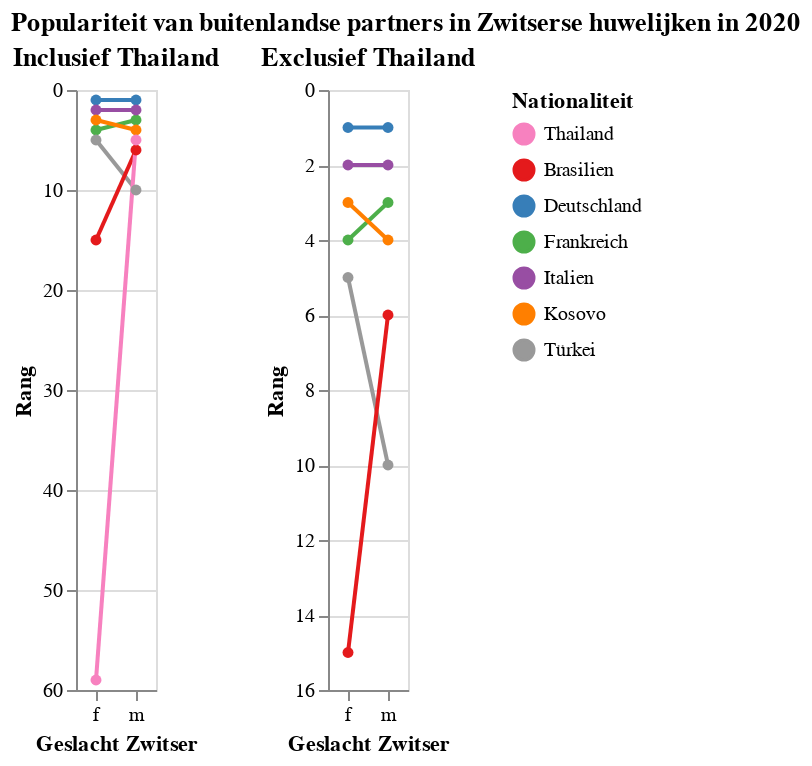

Notebook code cell kept with this figure:
### Code cell
# List of countries including Thailand
countries_with_thailand = ['Thailand'] + [c for c in countries if c != 'Thailand' and c != "Serbien und Montenegro"]
colors_with_thailand = [country_colors[country] for country in countries_with_thailand if country != "Serbien und Montenegro"]
df_filtered.loc["Sex_ch"] = df_filtered["Sex_ch"].apply(lambda x: 'v' if x == 'f' else x)

# Left chart: Including Thailand
chart_with_thailand = alt.Chart(df_filtered).mark_line(point=True).encode(
    x=alt.X("Sex_ch:O", title="Geslacht Zwitser", axis=alt.Axis(labelAngle=0)),
    y=alt.Y("rank:Q", title="Rang").scale(reverse=True),
    color=alt.Color('Nationality:N', legend=alt.Legend(title="Nationaliteit")).scale(domain=countries_with_thailand, range=colors_with_thailand)
).transform_window(
    rank="rank()",
    sort=[alt.SortField("Marriages", order="descending")],
    groupby=["Year", "Sex_ch"]
).transform_filter(
    {'field': 'Nationality', 'oneOf': countries_with_thailand}
).transform_filter(
    (alt.datum.Year == 2020) & (alt.datum.Nationality != "Serbien und Montenegro")
).properties(
    title="Inclusief Thailand",
)

# Right chart: Excluding Thailand
countries_without_thailand = [c for c in countries if c != 'Thailand' and c != "Serbien und Montenegro"]
colors_without_thailand = [country_colors[country] for country in countries_without_thailand]
chart_without_thailand = alt.Chart(df_filtered).mark_line(point=True).encode(
    x=alt.X("Sex_ch:N", title="Geslacht Zwitser", axis=alt.Axis(labelAngle=0)),
    y=alt.Y("rank:Q", title="Rang").scale(reverse=True),
    color=alt.Color(
        'Nationality:N', 
        legend=alt.Legend(title="Nationaliteit"))\
            .scale(domain=countries_without_thailand, range=colors_without_thailand
    )
).transform_window(
    rank="rank()",
    sort=[alt.SortField("Marriages", order="descending")],
    groupby=["Year", "Sex_ch"]
).transform_filter(
    {'field': 'Nationality', 'oneOf': countries_without_thailand}
).transform_filter(
    (alt.datum.Year == 2020) & (alt.datum.Nationality != "Serbien und Montenegro")
).properties(
    title="Exclusief Thailand",
)

# Combine the two charts side by side
(chart_with_thailand | chart_without_thailand).properties(
    title='Populariteit van buitenlandse partners in Zwitserse huwelijken in 2020'
)

### Figure 1 — Vega specification as saved in the notebook (floating-point values rounded to 4 significant figures)
{"$schema": "https://vega.github.io/schema/vega/v5.json", "data": [{"name": "source_0"}, {"name": "data_0", "values": [{"Nationality": "Deutschland", "Marriages": 1239.0, "Year": 2020.0, "Sex_ch": "m", "rank": 1}, {"Nationality": "Frankreich", "Marriages": 338.0, "Year": 2020.0, "Sex_ch": "m", "rank": 3}, {"Nationality": "Italien", "Marriages": 374.0, "Year": 2020.0, "Sex_ch": "m", "rank": 2}, {"Nationality": "Türkei", "Marriages": 164.0, "Year": 2020.0, "Sex_ch": "m", "rank": 10}, {"Nationality": "Kosovo", "Marriages": 323.0, "Year": 2020.0, "Sex_ch": "m", "rank": 4}, {"Nationality": "Brasilien", "Marriages": 273.0, "Year": 2020.0, "Sex_ch": "m", "rank": 6}, {"Nationality": "Thailand", "Marriages": 275.0, "Year": 2020.0, "Sex_ch": "m", "rank": 5}, {"Nationality": "Deutschland", "Marriages": 881.0, "Year": 2020.0, "Sex_ch": "f", "rank": 1}, {"Nationality": "Frankreich", "Marriages": 370.0, "Year": 2020.0, "Sex_ch": "f", "rank": 4}, {"Nationality": "Italien", "Marriages": 563.0, "Year": 2020.0, "Sex_ch": "f", "rank": 2}, {"Nationality": "Türkei", "Marriages": 277.0, "Year": 2020.0, "Sex_ch": "f", "rank": 5}, {"Nationality": "Kosovo", "Marriages": 436.0, "Year": 2020.0, "Sex_ch": "f", "rank": 3}, {"Nationality": "Brasilien", "Marriages": 78.0, "Year": 2020.0, "Sex_ch": "f", "rank": 15}, {"Nationality": "Thailand", "Marriages": 10.0, "Year": 2020.0, "Sex_ch": "f", "rank": 59}]}, {"name": "data_1", "values": [{"Nationality": "Deutschland", "Sex_ch": "m", "rank": 1}, {"Nationality": "Frankreich", "Sex_ch": "m", "rank": 3}, {"Nationality": "Italien", "Sex_ch": "m", "rank": 2}, {"Nationality": "Türkei", "Sex_ch": "m", "rank": 10}, {"Nationality": "Kosovo", "Sex_ch": "m", "rank": 4}, {"Nationality": "Brasilien", "Sex_ch": "m", "rank": 6}, {"Nationality": "Thailand", "Sex_ch": "m", "rank": 5}, {"Nationality": "Deutschland", "Sex_ch": "f", "rank": 1}, {"Nationality": "Frankreich", "Sex_ch": "f", "rank": 4}, {"Nationality": "Italien", "Sex_ch": "f", "rank": 2}, {"Nationality": "Türkei", "Sex_ch": "f", "rank": 5}, {"Nationality": "Kosovo", "Sex_ch": "f", "rank": 3}, {"Nationality": "Brasilien", "Sex_ch": "f", "rank": 15}, {"Nationality": "Thailand", "Sex_ch": "f", "rank": 59}]}, {"name": "data_2", "values": [{"Nationality": "Deutschland", "Marriages": 1239.0, "Year": 2020.0, "Sex_ch": "m", "rank": 1}, {"Nationality": "Frankreich", "Marriages": 338.0, "Year": 2020.0, "Sex_ch": "m", "rank": 3}, {"Nationality": "Italien", "Marriages": 374.0, "Year": 2020.0, "Sex_ch": "m", "rank": 2}, {"Nationality": "Türkei", "Marriages": 164.0, "Year": 2020.0, "Sex_ch": "m", "rank": 10}, {"Nationality": "Kosovo", "Marriages": 323.0, "Year": 2020.0, "Sex_ch": "m", "rank": 4}, {"Nationality": "Brasilien", "Marriages": 273.0, "Year": 2020.0, "Sex_ch": "m", "rank": 6}, {"Nationality": "Deutschland", "Marriages": 881.0, "Year": 2020.0, "Sex_ch": "f", "rank": 1}, {"Nationality": "Frankreich", "Marriages": 370.0, "Year": 2020.0, "Sex_ch": "f", "rank": 4}, {"Nationality": "Italien", "Marriages": 563.0, "Year": 2020.0, "Sex_ch": "f", "rank": 2}, {"Nationality": "Türkei", "Marriages": 277.0, "Year": 2020.0, "Sex_ch": "f", "rank": 5}, {"Nationality": "Kosovo", "Marriages": 436.0, "Year": 2020.0, "Sex_ch": "f", "rank": 3}, {"Nationality": "Brasilien", "Marriages": 78.0, "Year": 2020.0, "Sex_ch": "f", "rank": 15}]}, {"name": "data_3", "values": [{"Nationality": "Deutschland", "Sex_ch": "m", "rank": 1}, {"Nationality": "Frankreich", "Sex_ch": "m", "rank": 3}, {"Nationality": "Italien", "Sex_ch": "m", "rank": 2}, {"Nationality": "Türkei", "Sex_ch": "m", "rank": 10}, {"Nationality": "Kosovo", "Sex_ch": "m", "rank": 4}, {"Nationality": "Brasilien", "Sex_ch": "m", "rank": 6}, {"Nationality": "Deutschland", "Sex_ch": "f", "rank": 1}, {"Nationality": "Frankreich", "Sex_ch": "f", "rank": 4}, {"Nationality": "Italien", "Sex_ch": "f", "rank": 2}, {"Nationality": "Türkei", "Sex_ch": "f", "rank": 5}, {"Nationality": "Kosovo", "Sex_ch": "f", "rank": 3}, {"Nationality": "Brasilien", "Sex_ch": "f", "rank": 15}]}, {"name": "data_0_concat_0_x_domain_Sex_ch_0", "values": [{"Sex_ch": "m"}, {"Sex_ch": "f"}]}, {"name": "data_1_concat_0_x_domain_Sex_ch_1", "values": [{"Sex_ch": "m"}, {"Sex_ch": "f"}]}, {"name": "data_2_concat_1_x_domain_Sex_ch_0", "values": [{"Sex_ch": "m"}, {"Sex_ch": "f"}]}, {"name": "data_3_concat_1_x_domain_Sex_ch_1", "values": [{"Sex_ch": "m"}, {"Sex_ch": "f"}]}], "signals": [{"name": "concat_0_x_step", "value": 20}, {"name": "concat_0_width", "update": "bandspace(domain('concat_0_x').length, 1, 0.5) * concat_0_x_step"}, {"name": "concat_1_x_step", "value": 20}, {"name": "concat_1_width", "update": "bandspace(domain('concat_1_x').length, 1, 0.5) * concat_1_x_step"}], "marks": [{"type": "group", "name": "concat_0_group", "encode": {"update": {"height": {"signal": "height"}, "width": {"signal": "concat_0_width"}}}, "marks": [{"type": "group", "name": "concat_0_layer_0_pathgroup", "from": {"facet": {"data": "data_0", "name": "faceted_path_concat_0_layer_0_main", "groupby": ["Nationality"]}}, "encode": {"update": {"width": {"field": {"signal": null, "datum": null, "group": "width", "parent": null}}, "height": {"field": {"signal": null, "datum": null, "group": "height", "parent": null}}}}, "marks": [{"type": "line", "name": "concat_0_layer_0_marks", "from": {"data": "faceted_path_concat_0_layer_0_main"}, "sort": {"field": "x"}, "encode": {"update": {"stroke": {"field": "Nationality", "scale": "color"}, "y": {"field": "rank", "scale": "concat_0_y"}, "x": {"field": "Sex_ch", "scale": "concat_0_x"}, "defined": {"signal": "isValid(datum[\"rank\"]) && isFinite(+datum[\"rank\"])"}}}, "style": ["line"]}]}, {"type": "symbol", "name": "concat_0_layer_1_marks", "from": {"data": "data_1"}, "encode": {"update": {"fill": {"field": "Nationality", "scale": "color"}, "x": {"field": "Sex_ch", "scale": "concat_0_x"}, "opacity": {"value": 1}, "y": {"field": "rank", "scale": "concat_0_y"}}}, "style": ["point"]}], "axes": [{"scale": "concat_0_y", "orient": "left", "minExtent": 0, "tickCount": {"signal": "ceil(height/40)"}, "zindex": 0, "grid": true, "gridScale": "concat_0_x", "labels": false, "maxExtent": 0, "ticks": false, "aria": false, "domain": false}, {"scale": "concat_0_x", "grid": false, "labelAngle": 0, "labelBaseline": "top", "zindex": 0, "orient": "bottom", "title": "Geslacht Zwitser"}, {"scale": "concat_0_y", "orient": "left", "zindex": 0, "labelOverlap": true, "grid": false, "title": "Rang", "tickCount": {"signal": "ceil(height/40)"}}], "title": {"text": "Inclusief Thailand", "frame": "group"}, "style": "cell"}, {"type": "group", "name": "concat_1_group", "encode": {"update": {"height": {"signal": "height"}, "width": {"signal": "concat_1_width"}}}, "marks": [{"type": "group", "name": "concat_1_layer_0_pathgroup", "from": {"facet": {"data": "data_2", "name": "faceted_path_concat_1_layer_0_main", "groupby": ["Nationality"]}}, "encode": {"update": {"width": {"field": {"signal": null, "datum": null, "group": "width", "parent": null}}, "height": {"field": {"signal": null, "datum": null, "group": "height", "parent": null}}}}, "marks": [{"type": "line", "name": "concat_1_layer_0_marks", "from": {"data": "faceted_path_concat_1_layer_0_main"}, "sort": {"field": "x"}, "encode": {"update": {"y": {"field": "rank", "scale": "concat_1_y"}, "defined": {"signal": "isValid(datum[\"rank\"]) && isFinite(+datum[\"rank\"])"}, "x": {"field": "Sex_ch", "scale": "concat_1_x"}, "stroke": {"field": "Nationality", "scale": "color"}}}, "style": ["line"]}]}, {"type": "symbol", "name": "concat_1_layer_1_marks", "from": {"data": "data_3"}, "encode": {"update": {"opacity": {"value": 1}, "x": {"field": "Sex_ch", "scale": "concat_1_x"}, "fill": {"field": "Nationality", "scale": "color"}, "y": {"field": "rank", "scale": "concat_1_y"}}}, "style": ["point"]}], "axes": [{"scale": "concat_1_y", "ticks": false, "grid": true, "aria": false, "minExtent": 0, "labels": false, "zindex": 0, "gridScale": "concat_1_x", "domain": false, "orient": "left", "tickCount": {"signal": "ceil(height/40)"}, "maxExtent": 0}, {"scale": "concat_1_x", "orient": "bottom", "title": "Geslacht Zwitser", "grid": false, "labelAngle": 0, "labelBaseline": "top", "zindex": 0}, {"scale": "concat_1_y", "grid": false, "title": "Rang", "tickCount": {"signal": "ceil(height/40)"}, "orient": "left", "zindex": 0, "labelOverlap": true}], "title": {"text": "Exclusief Thailand", "frame": "group"}, "style": "cell"}], "scales": [{"name": "color", "type": "ordinal", "domain": {"fields": [["Thailand", "Brasilien", "Deutschland", "Frankreich", "Italien", "Kosovo", "Türkei"], ["Brasilien", "Deutschland", "Frankreich", "Italien", "Kosovo", "Türkei"]]}, "range": ["#f781bf", "#e41a1c", "#377eb8", "#4daf4a", "#984ea3", "#ff7f00", "#999999"]}, {"name": "concat_0_x", "type": "point", "domain": {"fields": [{"data": "data_0_concat_0_x_domain_Sex_ch_0", "field": "Sex_ch"}, {"data": "data_1_concat_0_x_domain_Sex_ch_1", "field": "Sex_ch"}], "sort": true}, "range": {"step": {"signal": "concat_0_x_step"}}, "padding": 0.5}, {"name": "concat_0_y", "type": "linear", "domain": {"fields": [{"data": "data_0", "field": "rank"}, {"data": "data_1", "field": "rank"}]}, "range": [{"signal": "height"}, 0], "reverse": true, "nice": true, "zero": true}, {"name": "concat_1_x", "type": "point", "domain": {"fields": [{"data": "data_2_concat_1_x_domain_Sex_ch_0", "field": "Sex_ch"}, {"data": "data_3_concat_1_x_domain_Sex_ch_1", "field": "Sex_ch"}], "sort": true}, "range": {"step": {"signal": "concat_1_x_step"}}, "padding": 0.5}, {"name": "concat_1_y", "type": "linear", "domain": {"fields": [{"data": "data_2", "field": "rank"}, {"data": "data_3", "field": "rank"}]}, "range": [{"signal": "height"}, 0], "reverse": true, "zero": true, "nice": true}], "title": {"text": "Populariteit van buitenlandse partners in Zwitserse huwelijken in 2020", "anchor": "start"}, "legends": [{"title": "Nationaliteit", "stroke": "color", "symbolType": "circle", "fill": "color", "encode": {"symbols": {"update": {"opacity": {"value": 1}}}}}], "background": "white", "padding": 5, "height": 300, "layout": {"padding": 20, "bounds": "full", "align": "each"}}
